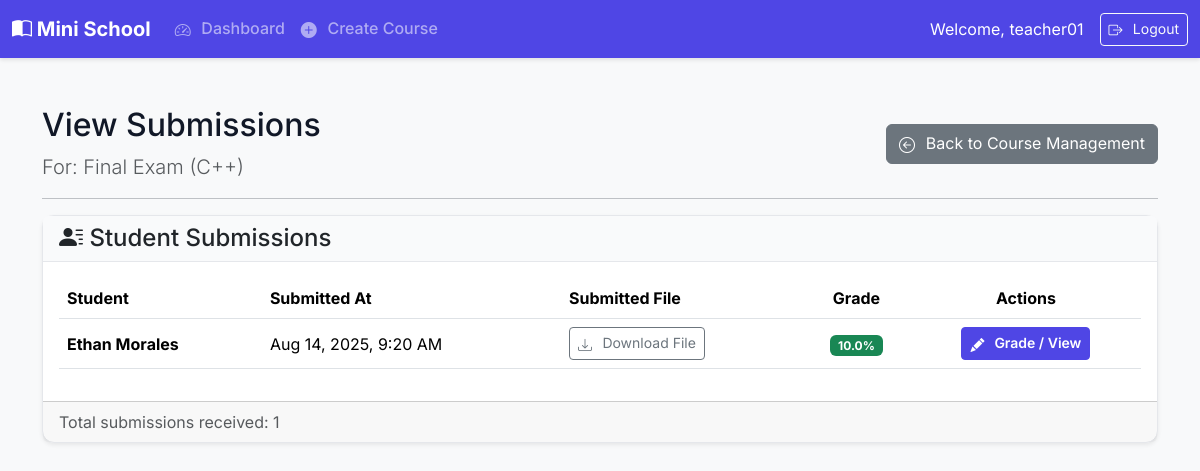
Screenshot of /instructor/assignment/1/submissions/ (signed in) with the database file from the repository.
### core/models.py (models this page shows, shortened)
class User(AbstractUser):
    class Role(models.TextChoices):
        EMPLOYEE = "EMPLOYEE", "Employee"
        INSTRUCTOR = "INSTRUCTOR", "Instructor"
        STUDENT = "STUDENT", "Student"
    role = models.CharField(max_length=50, choices=Role.choices)
    student_id = models.CharField(
        max_length=20,
        unique=True,
        blank=True,
        null=True,
        help_text="Required only for students."
    )
    date_of_birth = models.DateField(
        blank=True,
        null=True
    )

class Assignment(models.Model):
    course = models.ForeignKey(Course, on_delete=models.CASCADE, related_name='assignments')
    title = models.CharField(max_length=200)
    description = models.TextField()
    due_date = models.DateTimeField()

class Course(models.Model):
    title = models.CharField(max_length=200)
    description = models.TextField()
    category = models.ForeignKey(Category, on_delete=models.PROTECT, related_name='courses')
    instructor = models.ForeignKey(
        User,
        on_delete=models.SET_NULL,
        null=True,
        blank=True,
        limit_choices_to={'role': User.Role.INSTRUCTOR}
    )
    created_at = models.DateTimeField(auto_now_add=True)

class Submission(models.Model):
    assignment = models.ForeignKey(Assignment, on_delete=models.CASCADE, related_name='submissions')
    student = models.ForeignKey(User, on_delete=models.CASCADE, limit_choices_to={'role': User.Role.STUDENT})
    submitted_file = models.FileField(upload_to='submissions/')
    submitted_at = models.DateTimeField(auto_now_add=True)
    grade = models.FloatField(null=True, blank=True, help_text="Grade in percentage, e.g., 85.5")
    feedback = models.TextField(blank=True, null=True)

### core/views.py (the view)
# urls.py: path('instructor/assignment/<int:assignment_id>/submissions/', views.view_submissions, name='view_submissions'),
@instructor_required
def view_submissions(request, assignment_id):
    assignment = get_object_or_404(Assignment, id=assignment_id, course__instructor=request.user)
    submissions = assignment.submissions.select_related('student').all()
    context = {'assignment': assignment, 'submissions': submissions}
    return render(request, 'instructor/view_submissions.html', context)

### templates/instructor/view_submissions.html (shortened to what this page needs)
{% extends 'base.html' %}
{% block content %}
<div class="d-flex justify-content-between align-items-center mb-3">
    <div>
        <h1 class="h2">View Submissions</h1>
        <p class="lead text-muted mb-0">For: {{ assignment.title }} ({{ assignment.course.title }})</p>
    </div>
    <a href="{% url 'instructor_course_detail' assignment.course.id %}" class="btn btn-secondary">
        <i class="bi bi-arrow-left-circle"></i> Back to Course Management
    </a>
</div>
<hr>
<div class="card shadow-sm">
    <div class="card-header">
        <h4 class="mb-0"><i class="bi bi-person-lines-fill"></i> Student Submissions</h4>
    </div>
    <div class="card-body">
        <div class="table-responsive">
            <table class="table table-hover align-middle">
                <thead>
                    <tr>
                        <th scope="col">Student</th>
                        <th scope="col">Submitted At</th>
                        <th scope="col">Submitted File</th>
                        <th scope="col" class="text-center">Grade</th>
                        <th scope="col" class="text-center">Actions</th>
                    </tr>
                </thead>
                <tbody>
                    {% for sub in submissions %}
                    <tr>
                        <td><strong>{{ sub.student.get_full_name|default:sub.student.username }}</strong></td>
                        <td>{{ sub.submitted_at|date:"M d, Y, g:i A" }}</td>
                        <td>
                            <a href="{{ sub.submitted_file.url }}" class="btn btn-sm btn-outline-secondary" target="_blank">
                                <i class="bi bi-download"></i> Download File
                            </a>
                        </td>
                        <td class="text-center">
                            {% if sub.grade is not None %}
                                <span class="badge bg-success">{{ sub.grade }}%</span>
                            {% else %}
                                <span class="badge bg-warning text-dark">Not Graded</span>
                            {% endif %}
                        </td>
                        <td class="text-center">
                            <a href="{% url 'grade_submission' sub.id %}" class="btn btn-sm btn-primary">
                                <i class="bi bi-pencil-fill"></i> Grade / View
                            </a>
                        </td>
                    </tr>
                    {% endfor %}
                </tbody>
            </table>
        </div>
    </div>
    <div class="card-footer text-muted">
        Total submissions received: {{ submissions.count }}
    </div>
</div>
{% endblock %}

### templates/base.html (shortened to what this page needs)
{% load static %}
<!doctype html>
<html lang="en">
<head>
    <link href="https://cdn.jsdelivr.net/npm/bootstrap@5.3.2/dist/css/bootstrap.min.css" rel="stylesheet">
    <link rel="stylesheet" href="{% static 'css/custom.css' %}">
</head>
<body>
<nav class="navbar navbar-expand-lg navbar-dark bg-dark">
    <div class="container-fluid">
        <a class="navbar-brand" href="{% if user.is_authenticated %}{% url 'dashboard' %}{% else %}{% url 'login' %}{% endif %}">
            <i class="bi bi-book-half"></i> Mini School
        </a>
        <div class="collapse navbar-collapse" id="navbarNav">
            <ul class="navbar-nav me-auto mb-2 mb-lg-0">
                {% if user.is_authenticated %}
                    {% if user.role == 'EMPLOYEE' %}
                        <li class="nav-item dropdown">
                            <a class="nav-link dropdown-toggle" href="#" role="button" data-bs-toggle="dropdown" aria-expanded="false">
                                <i class="bi bi-people-fill"></i> Manage Users
                            </a>
                            <ul class="dropdown-menu">
                                <li><a class="dropdown-item" href="{% url 'user_list' 'STUDENT' %}"><i class="bi bi-person"></i> Students</a></li>
                                <li><a class="dropdown-item" href="{% url 'user_list' 'INSTRUCTOR' %}"><i class="bi bi-person-video3"></i> Instructors</a></li>
                            </ul>
                        </li>
                        <li class="nav-item dropdown">
                            <a class="nav-link dropdown-toggle" href="#" role="button" data-bs-toggle="dropdown" aria-expanded="false">
                                <i class="bi bi-gear-fill"></i> System
                            </a>
                            <ul class="dropdown-menu">
                                <li><a class="dropdown-item" href="{% url 'course_list_create' %}"><i class="bi bi-journal-bookmark-fill"></i> Manage Courses</a></li>
                                <li><a class="dropdown-item" href="{% url 'category_list_create' %}"><i class="bi bi-tags-fill"></i> Manage Categories</a></li>
                                <li><a class="dropdown-item" href="{% url 'manage_enrollments' %}"><i class="bi bi-person-check-fill"></i> Manage Enrollments</a></li>
                                <li><a class="dropdown-item" href="{% url 'manage_schedules' %}"><i class="bi bi-calendar-week"></i> Manage Schedules</a></li>
                                <li><hr class="dropdown-divider"></li>
                                <li><a class="dropdown-item" href="{% url 'view_reviews' %}"><i class="bi bi-star-half"></i> View Reviews</a></li>
                            </ul>
                        </li>
                    {% elif user.role == 'INSTRUCTOR' %}
                        <li class="nav-item"><a class="nav-link" href="{% url 'instructor_dashboard' %}"><i class="bi bi-speedometer2"></i> Dashboard</a></li>
                        <li class="nav-item"><a class="nav-link" href="{% url 'instructor_create_course' %}"><i class="bi bi-plus-circle-fill"></i> Create Course</a></li>
                    {% endif %}
                {% endif %}
            </ul>
            <div class="d-flex align-items-center">
                {% if user.is_authenticated %}
                    <span class="navbar-text text-white me-3">
                        Welcome, {{ user.username }}
                    </span>
                    <form method="post" action="{% url 'logout' %}">
                        <button type="submit" class="btn btn-outline-light btn-sm"><i class="bi bi-box-arrow-right"></i> Logout</button>
                    </form>
                {% else %}
                     <a href="{% url 'login' %}" class="btn btn-outline-light"><i class="bi bi-box-arrow-in-right"></i> Login</a>
                {% endif %}
            </div>
        </div>
    </div>
</nav>
<main class="container my-5">
    {% block content %}
    {% endblock %}
</main>
</body>
</html>

### static/css/custom.css (style rules this page uses)
:root { --primary-color: #4f46e5; --secondary-color: #6b7280; --background-color: #f8f9fa; --surface-color: #ffffff; --text-color: #111827; --border-color: #e5e7eb; }
body { font-family: 'Inter', sans-serif; background-color: var(--background-color); color: var(--text-color); }
.navbar.bg-dark { background-color: var(--primary-color) !important; box-shadow: 0 2px 4px rgba(0,0,0,0.1); }
.navbar-brand { font-weight: 700; font-size: 1.25rem; }
.nav-link { font-weight: 500; }
.btn-primary { background-color: var(--primary-color); border-color: var(--primary-color); font-weight: 600; }
.card { border: 1px solid var(--border-color); border-radius: 0.75rem; background-color: var(--surface-color); }
.card-header { background-color: #f9fafb; border-bottom: 1px solid var(--border-color); font-weight: 600; }
.btn i, .nav-link i, .dropdown-item i { margin-right: 0.4rem; vertical-align: -2px; }

### rows the page displays
User: username "teacher01"
Assignment: title "Final Exam", course "C++"
Submission: student.get_full_name "Ethan Morales", submitted_at "Aug 14, 2025, 9:20 AM", grade "10.0"

### other values shown
{{ submissions.count }} "1"
